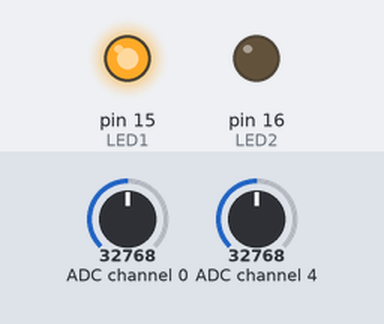
Recording of a program running on a simulated Raspberry Pi (header pin numbers). On the bench: output pins drawn as LEDs (lit = HIGH). The inputs (shaded band) are chosen by the test bench; at power-on: ADC channel 0 = 32768, ADC channel 4 = 32768 (analog values on the 0–65535 scale). What the program prints to the terminal is not drawn.

Above: at 0.1 s.
Timing chart, 0 to 1.6 s (numbered marks = the images above):
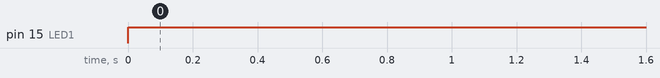

The program:

soil_moisture2.py
```python
import signal
import sys
import time
import spidev
import RPi.GPIO as GPIO
import time
import busio
import digitalio
import board
import adafruit_mcp3xxx.mcp3008 as MCP
from adafruit_mcp3xxx.analog_in import AnalogIn
spi = busio.SPI(clock=board.SCK, MISO=board.MISO, MOSI=board.MOSI)
cs = digitalio.DigitalInOut(board.D5)
mcp = MCP.MCP3008(spi, cs)
channel = AnalogIn(mcp, MCP.P0)
# Pin 15 on Raspberry Pi corresponds to GPIO 22
LED1 = 15
# Pin 16 on Raspberry Pi corresponds to GPIO 23
LED2 = 16

spi_ch = 0

# Enable SPI
spi = spidev.SpiDev(0, spi_ch)
spi.max_speed_hz = 1200000

# to use Raspberry Pi board pin numbers
# GPIO.setmode(GPIO.BOARD)
GPIO.setwarnings(False)

# set up GPIO output channel
GPIO.setup(LED1, GPIO.OUT)
GPIO.setup(LED2, GPIO.OUT)

def close(signal, frame):
    GPIO.output(LED1, 0)
    GPIO.output(LED2, 0)
    sys.exit(0)

signal.signal(signal.SIGINT, close)

def valmap(value, istart, istop, ostart, ostop):
    value = ostart + (ostop - ostart) * ((value - istart) / (istop - istart))
    if value > ostop:
       value = ostop
    return value

def get_adc(channel):

    # Make sure ADC channel is 0 or 1
    if channel != 0:
        channel = 1

    # Construct SPI message
    #  First bit (Start): Logic high (1)
    #  Second bit (SGL/DIFF): 1 to select single mode
    #  Third bit (ODD/SIGN): Select channel (0 or 1)
    #  Fourth bit (MSFB): 0 for LSB first
    #  Next 12 bits: 0 (don't care)
    msg = 0b11
    msg = ((msg << 1) + channel) << 5
    msg = [msg, 0b00000000]
    reply = spi.xfer2(msg)

    # Construct single integer out of the reply (2 bytes)
    adc = 0
    for n in reply:
        adc = (adc << 8) + n

    # Last bit (0) is not part of ADC value, shift to remove it
    adc = adc >> 1

    # Calculate voltage form ADC value
    # considering the soil moisture sensor is working at 5V
    voltage = (5 * adc) / 1024

    return voltage

if __name__ == '__main__':
    # Report the channel 0 and channel 1 voltages to the terminal
    try:
        while True:
            channel = AnalogIn(mcp, MCP.P0)

            adc_0 =channel.value
            adc_1 = get_adc(1)
            sensor1 = round(adc_0, 2)
            if sensor1 < 0.5:
                moisture1 = 0
            else:
                moisture1 = round(valmap(sensor1, 5, 3.5, 0, 100), 0)
            sensor2 = round(adc_1, 2)
            if sensor2 < 0.5:
                moisture2 = 0
            else:
                moisture2 = round(valmap(sensor2, 5, 3.5, 0, 100), 0)
            print("Soil Moisture Sensor 1:", moisture1, "% Soil Moisture Sensor 2:", moisture2, "%")
            if moisture1 < 40 or moisture2 < 40:
                GPIO.output(LED1, 1)
                GPIO.output(LED2, 0)
            else:
                GPIO.output(LED1, 0)
                GPIO.output(LED2, 1)
            time.sleep(0.5)
    finally:
        GPIO.cleanup()
```

Measured:
- by itself, pin 15 (LED1): LOW → HIGH at 0.00 s
